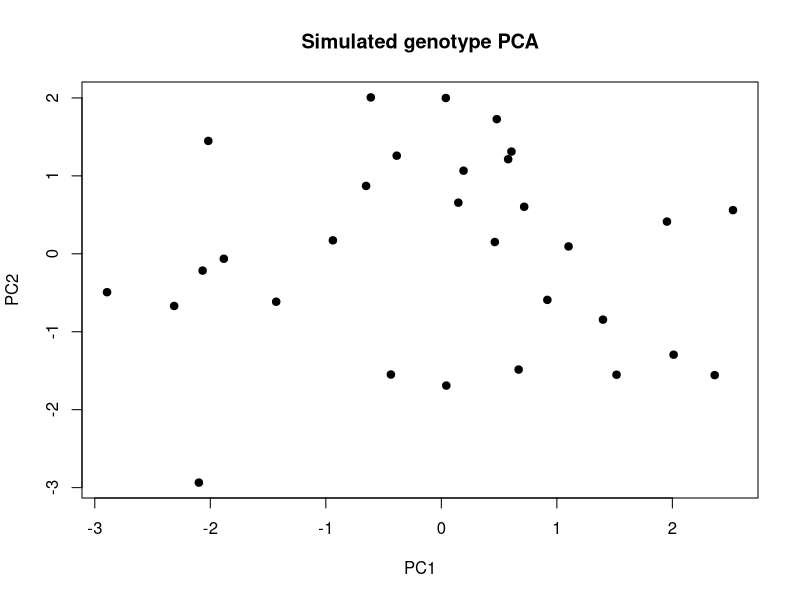

Write R code to recreate this figure.
## ---- chunk 1
set.seed(123)
n_indv = 30
n_loci = 10
geno = matrix(sample(0:2, n_indv * n_loci, replace = TRUE, prob = c(0.4, 0.4,0.2)), nrow = n_indv, ncol = n_loci)
rownames(geno) = paste0("ind", 1:n_indv)
colnames(geno) = paste0("locus", 1:n_loci)
geno[1:30, 1:10]
alt_freq = colMeans(geno) / 2
ref_freq = 1 - alt_freq
data.frame(locus = names(alt_freq), alt_freq = round(alt_freq, 3), ref_freq = round(ref_freq, 3))
## ---- chunk 2
set.seed(42)
p_1 = 0.80
q_1 = 1 - p_1
Pop_1 = data.frame(population = "Pop_1", genotype = sample(c("AA", "Aa", "aa"), size = 30, replace = TRUE, prob = c(p_1^2, 2 * p_1 * q_1, q_1^2)))
## ---- chunk 3
set.seed(123)
n_indvB = 30
n_loci = 10
geno = matrix(sample(0:2, n_indvB  * n_loci, replace = TRUE, prob = c(0.4, 0.4,0.2)), nrow = n_indvB, ncol = n_loci)
rownames(geno) = paste0("ind", 1:n_indvB)
colnames(geno) = paste0("locus", 1:n_loci)
geno[1:30, 1:10]
head(geno)
alt_freq = colMeans(geno) / 2
ref_freq = 1 - alt_freq
data.frame(locus = names(alt_freq), alt_freq = round(alt_freq, 3), ref_freq = round(ref_freq, 3))
## ---- chunk 4
set.seed(42)
p_1 = 0.60
q_1 = 1 - p_1
Pop_2 = data.frame(population = "Pop_2", genotype = sample(c("AA", "Aa", "aa"), size = 30, replace = TRUE, prob = c(p_1^2, 2 * p_1 * q_1, q_1^2)))

## ---- chunk 5
#Calculating geno freq's
geno_count_pop1 = table(Pop_1$genotype)
geno_count_pop2 = table(Pop_2$genotype)
head(geno_count_pop1)
head(geno_count_pop2)
## ---- chunk 6
#Converting geno counts to frequencies
geno_prop_Pop1 = prop.table(table(Pop_1$genotype))
geno_prop_Pop2 = prop.table(table(Pop_2$genotype))
head(geno_prop_Pop1)
head(geno_prop_Pop2)
## ---- chunk 7
Ho = colMeans(geno == 1)
He = 2 * ref_freq * alt_freq

het_table <- data.frame (locus = names (Ho), Ho = round(Ho, 3), He = round (He, 3), diff = round(Ho - He, 3))
het_table

## ---- chunk 8
pca_sim <-prcomp(geno, scale. = TRUE)
plot(pca_sim$x[, 1], pca_sim$x[, 2], pch = 19, xlab = "PC1", ylab = "PC2", main = "Simulated genotype PCA")
